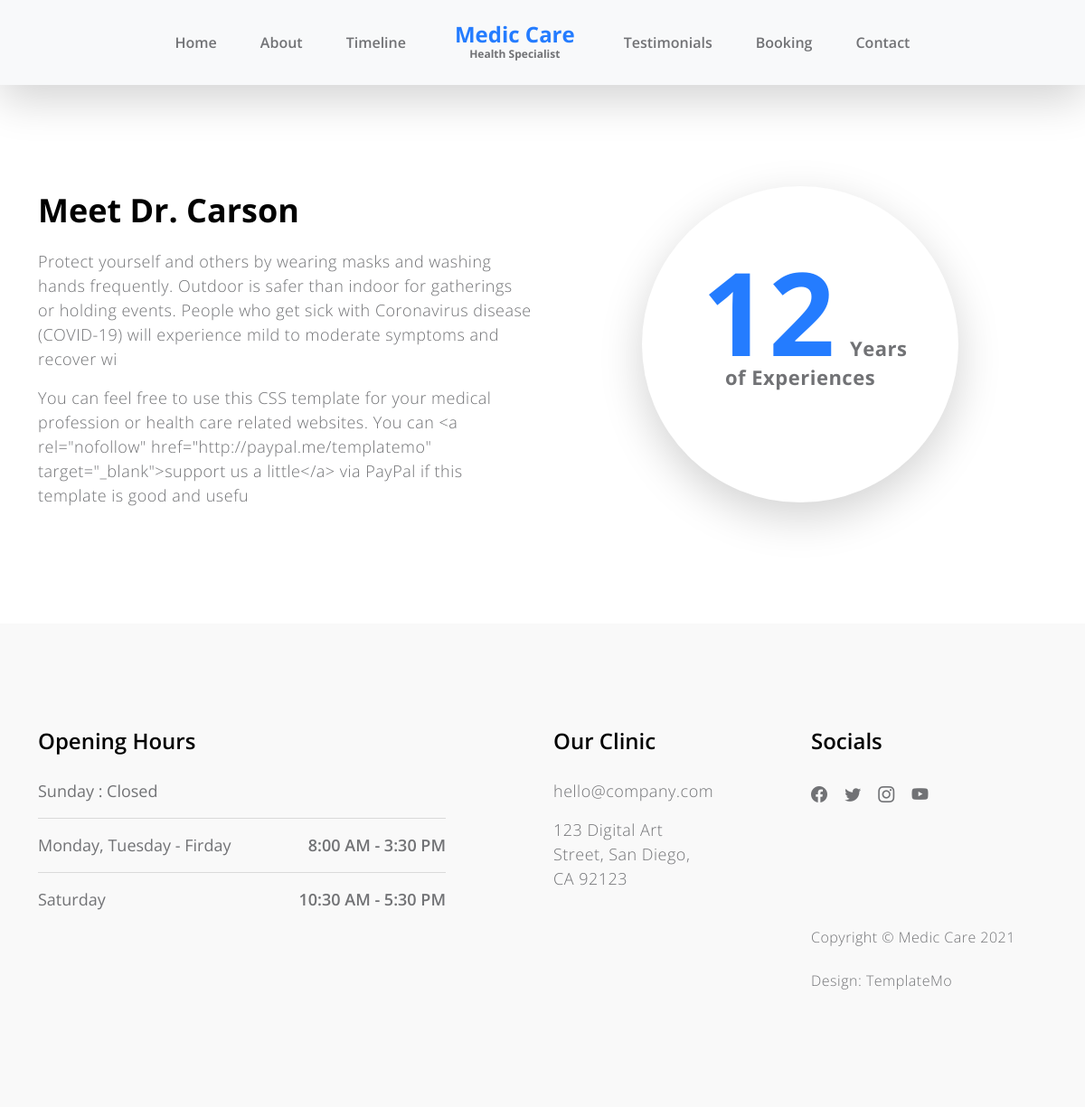
The page /about/ on the database its author committed.
### app/models.py (models this page shows, shortened)
class About(models.Model):
    title = models.CharField(max_length=25)
    description1 = models.TextField(max_length=250, blank=True, null=True)
    description2 = models.TextField(max_length=250, blank=True, null=True)
    years = models.CharField(max_length=55)
    text = models.TextField(max_length=55)
    gallery_image1 = models.ImageField(upload_to="image1", blank=True, null=True)
    gallery_image2 = models.ImageField(upload_to="image2", blank=True, null=True)
    class Meta:
        verbose_name = "About"
        verbose_name_plural = "About"

class OpeningHours(models.Model):
    title = models.CharField(max_length=60)
    days1 = models.CharField(max_length=60)
    days2 = models.CharField(max_length=60)
    open_time1 = models.CharField(max_length=60)
    open_time2 = models.CharField(max_length=60)
    close_time = models.CharField(max_length=60)
    class Meta:
        verbose_name = "Opening Hours"
        verbose_name_plural = "Opening Hours"

class OurClinic(models.Model):
    title = models.CharField(max_length=50)
    url = models.URLField(max_length=255, blank=True)
    name_url = models.CharField(max_length=250, blank=True, null=True)
    address = models.CharField(max_length=250, blank=True, null=True)
    class Meta:
        verbose_name = "Our Clinic"
        verbose_name_plural = "Our Clinic"

class Socials(models.Model):
    title = models.CharField(max_length=50)
    url = models.URLField(max_length=255, blank=True)
    html_class = models.CharField(max_length=255)
    class Meta:
        verbose_name = "Social"
        verbose_name_plural = "Socials"

class FooterText(models.Model):
    text1 = models.CharField(max_length=255, blank=True, null=True)
    text2 = models.CharField(max_length=255, blank=True, null=True)
    text3 = models.CharField(max_length=255, blank=True, null=True)
    link_url = models.URLField(max_length=200, blank=True, null=True)
    class Meta:
        verbose_name = "Footer Text"
        verbose_name_plural = "Footer Text"

### app/views.py (the view)
# urls.py: path('about/', views.about, name="about"),
def about(request):
    context = {
        "header_text": HeaderText.objects.all(),
        "footer_text": FooterText.objects.all().first(),
        "about": About.objects.all().first(),
        "opening_hours": OpeningHours.objects.all().first(),
        "our_clinic": OurClinic.objects.all().first(),
        "socials": Socials.objects.all()
    }
    return render(request, "about.html", context)

### app/templates/about.html
{% extends "base.html" %}
{% load static %}
  {% block about_template %}
        <section class="section-padding" id="about">
        <div class="container">
            <div class="row">
                <div class="col-lg-6 col-md-6 col-12">
                    <h2 class="mb-lg-3 mb-3">{{about.title}}</h2>
                    <p>{{about.description1}}</p>
                    <p>{{about.description2}}</p>
                </div>
                <div class="col-lg-4 col-md-5 col-12 mx-auto">
                    <div class="featured-circle bg-white shadow-lg d-flex justify-content-center align-items-center">
                        <p class="featured-text"><span class="featured-number">{{about.years}}</span> Years<br> {{about.text}} </p>
                    </div>
                </div>
            </div>
        </div>
        </section>
  {% endblock %}

### app/templates/base.html (shortened to what this page needs)
{% load static %}
<!Doctype html>
<html lang="en">
    <head>
        <link href="{% static "css/bootstrap.min.css"%}" rel="stylesheet" >
        <link href="{% static "css/bootstrap-icons.css" %}" rel="stylesheet">
        <link href="{% static "css/owl.carousel.min.css" %}" rel="stylesheet">
        <link href="{% static "css/owl.theme.default.min.css" %}" rel="stylesheet">
        <link href="{% static "css/templatemo-medic-care.css" %}" rel="stylesheet">
    </head>
    <body id="top">
        <nav class="navbar navbar-expand-lg bg-light fixed-top shadow-lg">
            <div class="container">
                <div class="collapse navbar-collapse" id="navbarNav">
                    <ul class="navbar-nav mx-auto">
                        <li class="nav-item active">
                            <a class="nav-link" href="{% url 'index' %}">Home</a>
                        </li>
                        <li class="nav-item">
                            <a class="nav-link" href="{% url 'about' %}">About</a>
                        </li>
                        <li class="nav-item">
                            <a class="nav-link" href="{% url 'timeline' %}">Timeline</a>
                        </li>
                        <a class="navbar-brand d-none d-lg-block" href="{% url 'index' %}">
                            Medic Care
                            <strong class="d-block">Health Specialist</strong>
                        </a>
                        <li class="nav-item">
                            <a class="nav-link" href="{% url 'testimonials' %}">Testimonials</a>
                        </li>
                        <li class="nav-item">
                            <a class="nav-link" href="{% url 'booking' %}">Booking</a>
                        </li>
                        <li class="nav-item">
                            <a class="nav-link" href="{% url 'contact' %}">Contact</a>
                        </li>
                    </ul>
                </div>
            </div>
        </nav>
        {% block about_template %}{% endblock %}
        <footer class="site-footer section-padding" id="contact">
            <div class="container">
                <div class="row">
                    <div class="col-lg-5 me-auto col-12">
                        <h5 class="mb-lg-4 mb-3">{{opening_hours.title}}</h5>
                        <ul class="list-group list-group-flush">
                            <li class="list-group-item d-flex">
                              {{opening_hours.close_time}}
                            </li>
                            <li class="list-group-item d-flex">
                              {{opening_hours.days1}}
                                <span>{{opening_hours.open_time1}}</span>
                            </li>
                            <li class="list-group-item d-flex">
                              {{opening_hours.days2}}
                                <span>{{opening_hours.open_time2}}</span>
                            </li>
                        </ul>
                    </div>
                    <div class="col-lg-2 col-md-6 col-12 my-4 my-lg-0">
                        <h5 class="mb-lg-4 mb-3">{{our_clinic.title}}</h5>
                        <p><a href="mailto:hello@company.co">{{our_clinic.name_url}}</a><p>
                        <p>{{our_clinic.address}}</p>
                    </div>
                    <div class="col-lg-3 col-md-6 col-12 ms-auto">
                        <h5 class="mb-lg-4 mb-3">Socials</h5>
                        <ul class="social-icon">
                          {% for social in socials %}
                            <li>
                              <a href="{{social.url}}" target="_blank" title="{{social.title}}">
                                <i class="{{social.html_class}}"></i>
                              </a>
                            </li>
                          {% endfor %}
                        </ul>
                    </div>
                    <div class="col-lg-3 col-12 ms-auto mt-4 mt-lg-0">
                        <p class="copyright-text">{{footer_text.text1}}
                        <br><br>{{footer_text.text2}} <a href="{{footer_text.link_url}}" target="_parent">{{footer_text.text3}}</a></p>
                    </div>
                </div>
        </footer>
    </body>
</html>

### app/static/css/templatemo-medic-care.css (style rules this page uses)
:root { --white-color: #FFFFFF; --primary-color: #247cff; --section-bg-color: #F9F9F9; --dark-color: #000000; --title-color: #565758; --p-color: #717275; --border-color: #eaeaea; --body-font-family: 'Open Sans', sans-serif; --h1-font-size: 48px; --h2-font-size: 36px; --h3-font-size: 32px; --h4-font-size: 28px; --h5-font-size: 24px; --h6-font-size: 22px; --p-font-size: 18px; --menu-font-size: 16px; --font-weight-light: 300; --font-weight-normal: 400; --font-weight-semibold: 600; --font-weight-bold: 700; }
body { background: var(--white-color); font-family: var(--body-font-family); position: relative; padding-top: 94px; }
h2, h3, h4, h5, h6 { color: var(--dark-color); line-height: inherit; }
h1, h2, h3, h4, h5, h6 { font-weight: var(--font-weight-semibold); }
h1, h2 { font-weight: var(--font-weight-bold); }
h2 { font-size: var(--h2-font-size); }
h5 { font-size: var(--h5-font-size); }
p { color: var(--p-color); font-size: var(--p-font-size); font-weight: var(--font-weight-light); letter-spacing: 0.5px; }
a, button { touch-action: manipulation; transition: all 0.3s; }
a { color: var(--p-color); text-decoration: none; }
.section-padding { padding-top: 7rem; padding-bottom: 7rem; }
b, strong { font-weight: var(--font-weight-bold); }
.list-group-item { background-color: transparent; color: var(--p-color); font-size: var(--p-font-size); padding: 1rem 0; }
.list-group-item:first-child { padding-top: 0; }
.list-group-item span { font-weight: var(--font-weight-semibold); margin-left: auto; }
.featured-circle { border-radius: 100%; width: 350px; height: 350px; margin: 0 auto; padding: 0 20px; }
.featured-text { font-size: var(--h6-font-size); line-height: 2rem; font-weight: var(--font-weight-bold); text-align: center; margin-bottom: 0; }
.featured-number { color: var(--primary-color); font-size: 8rem; margin: 0 10px; }
.navbar { padding-top: 20px; padding-bottom: 20px; }
.navbar-brand { color: var(--primary-color); font-size: var(--h5-font-size); font-weight: var(--font-weight-bold); margin: 0 30px; padding: 0; text-align: center; }
.navbar-brand strong { color: var(--p-color); font-size: 12px; position: relative; bottom: 5px; }
.navbar-expand-lg .navbar-nav .nav-link { padding-right: 1.5rem; padding-left: 1.5rem; }
.navbar-nav .nav-link { color: var(--p-color); font-weight: var(--font-weight-semibold); font-size: var(--menu-font-size); padding-top: 15px; padding-bottom: 15px; }
.site-footer { background: var(--section-bg-color); }
.copyright-text { font-size: var(--menu-font-size); }
.social-icon { margin: 0; padding: 0; }
.social-icon li { list-style: none; display: inline-block; vertical-align: top; transition: all 0.3s; }
.social-icon-link { font-size: var(--p-font-size); display: inline-block; vertical-align: top; margin-top: 4px; margin-bottom: 4px; margin-right: 15px; }

### rows shown on the page
About: title "Meet Dr. Carson", description1 "Protect yourself and others by wearing masks and washing hands frequently. Outdoor is safer than indoor for gatherings or holding events. People who get sick with Coronavirus disease (COVID-19) will experience mild to moderate symptoms and recover wi", description2 "You can feel free to use this CSS template for your medical profession or health care related websites. You can <a rel=\"nofollow\" href=\"http://paypal.me/templatemo\" target=\"_blank\">support us a little</a> via PayPal if this template is good and usefu", years "12", text "of Experiences"
OpeningHours: title "Opening Hours", close_time "Sunday : Closed", days1 "Monday, Tuesday - Firday", open_time1 "8:00 AM - 3:30 PM", days2 "Saturday", open_time2 "10:30 AM - 5:30 PM"
OurClinic: title "Our Clinic", name_url "hello@company.com", address "123 Digital Art Street, San Diego, CA 92123"
FooterText: text1 "Copyright © Medic Care 2021", text2 "Design:", text3 "TemplateMo"
